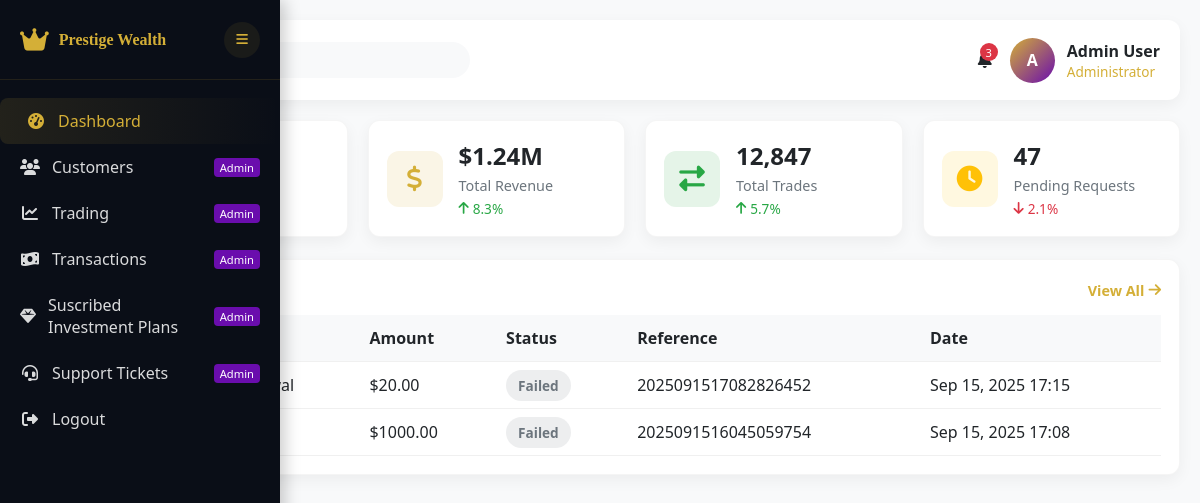
The app's page /transactions/ (signed in) with its own data.
### trade/models/transactions.py (models this page shows, shortened)
class Transaction(BaseModel):
    SYMBOL_CHOICES = [
        ('BTC/USD', 'BTC/USD'),
        ('ETH/USD', 'ETH/USD'),
    ]
    STATUS = [
        ('pending', 'pending'),
        ('credited', 'credited'),
        ('approved', 'approved'),
        ('failed', 'failed'),
    ]
    TYPE = [
        ('withdrawal', 'withdrawal'),
        ('deposit', 'deposit'),
    ]
    customer = models.ForeignKey(Customer, on_delete=models.CASCADE, null=True, blank=True)
    amount = models.DecimalField(max_digits=20, decimal_places=2)
    currency = models.CharField(max_length=100, choices=SYMBOL_CHOICES)
    transaction_type = models.CharField(max_length=100, choices=TYPE, null=True, blank=True)
    wallet_address = models.CharField(max_length=225, null=True, blank=True)
    status = models.CharField(max_length=100, choices=STATUS, default='pending')
    transaction_id = models.CharField(max_length=100, null=True, blank=True)
    response = models.JSONField(null=True, blank=True)
    is_canceled = models.BooleanField(default=False)

### trade/views.py (the view)
# urls.py: path("transactions/", transactions, name="transactions"),
@login_required
def transactions(request):
    txns = Transaction.objects.select_related("customer").all().order_by("-created_at")
    return render(request, "agent/transactions.html", {"transactions": txns})

### templates/agent/transactions.html (shortened to what this page needs)
{% extends 'agent/base.html' %}
{% load static %}
{% block content %}
<div class="main-content" id="mainContent">
  <header class="top-header">
    <div style="display:flex;align-items:center;gap:12px">
      <div class="search-box">
        <input placeholder="Search transactions..." />
      </div>
    </div>
    <div class="user-menu">
      <div class="notification" id="notificationIcon">
        <span id="notifCount" class="notification-badge">3</span>
      </div>
      <div class="user-profile">
        <div class="user-avatar">A</div>
        <div style="display:flex;flex-direction:column;text-align:left">
          <div style="font-weight:700">Admin User</div>
          <div style="color:var(--primary-gold);font-size:.85rem">Administrator</div>
        </div>
      </div>
    </div>
  </header>
  <div class="stats-grid">
    <div class="stat-card">
      <div class="stat-icon users-icon"></div>
      <div class="stat-info">
        <h3>2,458</h3>
        <p>Total Users</p>
        <div class="stat-change change-positive"> 12.5%</div>
      </div>
    </div>
    <div class="stat-card">
      <div class="stat-icon revenue-icon"><i class="fas fa-dollar-sign"></i></div>
      <div class="stat-info">
        <h3>$1.24M</h3>
        <p>Total Revenue</p>
        <div class="stat-change change-positive"><i class="fas fa-arrow-up"></i> 8.3%</div>
      </div>
    </div>
    <div class="stat-card">
      <div class="stat-icon trades-icon"><i class="fas fa-exchange-alt"></i></div>
      <div class="stat-info">
        <h3>12,847</h3>
        <p>Total Trades</p>
        <div class="stat-change change-positive"><i class="fas fa-arrow-up"></i> 5.7%</div>
      </div>
    </div>
    <div class="stat-card">
      <div class="stat-icon pending-icon"><i class="fas fa-clock"></i></div>
      <div class="stat-info">
        <h3>47</h3>
        <p>Pending Requests</p>
        <div class="stat-change change-negative"><i class="fas fa-arrow-down"></i> 2.1%</div>
      </div>
    </div>
  </div>
  <div class="data-container">
    <h3 style="display:flex;justify-content:space-between;align-items:center;">
      <a href="#" class="view-all">View All <i class="fas fa-arrow-right"></i></a>
    </h3>
    <table class="table">
      <thead>
        <tr>
          <th>User</th>
          <th>Type</th>
          <th>Amount</th>
          <th>Status</th>
          <th>Reference</th>
          <th>Date</th>
        </tr>
      </thead>
      <tbody>
        {% for txn in transactions %}
        <tr>
          <td>{{ txn.customer.full_name }}</td>
          <td>{{ txn.get_transaction_type_display }}</td>
          <td>${{ txn.amount }}</td>
          <td>
            {% if txn.status == "completed" %}
              <span class="status-badge status-active">Completed</span>
            {% elif txn.status == "pending" %}
              <span class="status-badge status-warning">Pending</span>
            {% else %}
              <span class="status-badge status-inactive">Failed</span>
            {% endif %}
          </td>
          <td>{{ txn.transaction_id }}</td>
          <td>{{ txn.created_at|date:"M d, Y H:i" }}</td>
        </tr>
        {% empty %}
        <tr>
          <td colspan="8" style="text-align:center;color:#666;padding:20px;">
            No transactions found
          </td>
        </tr>
        {% endfor %}
      </tbody>
    </table>
  </div>
</div>
{% endblock content %}

### templates/agent/base.html (style rules this page uses)
:root { --primary-dark:#0A0E17;--primary-gold:#D4AF37;--primary-blue:#14213D; --accent-purple:#6A0DAD;--light-bg:#F8F9FA;--white:#FFFFFF; --text-dark:#212529;--text-light:#6C757D;--success:#28a745;--danger:#dc3545; --warning:#ffc107;--info:#17a2b8;--sidebar-width:280px;--sidebar-collapsed:70px; --header-height:80px;--card-radius:12px;--transition:all .3s ease; }
* { box-sizing:border-box;margin:0;padding:0 }
body { font-family:'Segoe UI',Tahoma,Helvetica,Arial,sans-serif;background:var(--light-bg);color:var(--text-dark);min-height:100vh;overflow-x:hidden }
.main-content { flex:1;margin-left:var(--sidebar-width);transition:var(--transition);padding:20px;width:calc(100% - var(--sidebar-width)) }
.top-header { background:var(--white);height:var(--header-height);display:flex;align-items:center;justify-content:space-between;padding:0 20px;border-radius:var(--card-radius);box-shadow:0 5px 15px rgba(0,0,0,.05);margin-bottom:20px }
.search-box { display:flex;align-items:center;background:var(--light-bg);padding:10px 16px;border-radius:30px;width:360px }
.search-box input { border:none;background:transparent;outline:none;width:100% }
.user-menu { display:flex;align-items:center;gap:18px }
.notification { position:relative;cursor:pointer }
.notification-badge { position:absolute;top:-6px;right:-6px;background:var(--danger);color:var(--white);width:18px;height:18px;border-radius:50%;display:flex;align-items:center;justify-content:center;font-size:.7rem }
.user-profile { display:flex;align-items:center;gap:12px }
.user-avatar { width:45px;height:45px;border-radius:50%;background:linear-gradient(135deg,var(--primary-gold),var(--accent-purple));display:flex;align-items:center;justify-content:center;color:var(--white);font-weight:700 }
.stats-grid { display:grid;grid-template-columns:repeat(auto-fit,minmax(220px,1fr));gap:20px;margin-bottom:22px }
.stat-card { background:var(--white);padding:18px;border-radius:var(--card-radius);box-shadow:0 5px 15px rgba(0,0,0,.05);display:flex;align-items:center;gap:16px;border:1px solid rgba(0,0,0,.04);transition:var(--transition) }
.stat-icon { width:56px;height:56px;border-radius:12px;display:flex;align-items:center;justify-content:center;font-size:1.6rem }
.users-icon { background:rgba(106,13,173,.12);color:var(--accent-purple) }
.revenue-icon { background:rgba(212,175,55,.12);color:var(--primary-gold) }
.trades-icon { background:rgba(40,167,69,.12);color:var(--success) }
.pending-icon { background:rgba(255,193,7,.12);color:var(--warning) }
.stat-info h3 { font-size:1.5rem;margin-bottom:4px }
.stat-info p { color:var(--text-light);font-size:0.9rem }
.stat-change { display:flex;align-items:center;gap:4px;font-size:0.85rem;margin-top:4px }
.change-positive { color:var(--success) }
.change-negative { color:var(--danger) }
.data-container { background:var(--white);padding:18px;border-radius:var(--card-radius);box-shadow:0 5px 15px rgba(0,0,0,.05);margin-bottom:22px;border:1px solid rgba(0,0,0,.04);overflow:auto }
.data-container h3 { margin-bottom:12px;display:flex;align-items:center;justify-content:space-between }
.view-all { color:var(--primary-gold);font-size:0.9rem;text-decoration:none;display:flex;align-items:center;gap:4px }
.table { width:100%;border-collapse:collapse;min-width:600px }
.table th,.table td { padding:12px;border-bottom:1px solid rgba(0,0,0,.06);text-align:left }
.table th { background:var(--light-bg);font-weight:700;position:sticky;top:0 }
.table tr { cursor:pointer;transition:var(--transition) }
.status-badge { padding:6px 12px;border-radius:20px;font-weight:600;font-size:0.85rem }
.status-inactive { background:rgba(108,117,125,.12);color:var(--text-light) }
@media (max-width:1200px) { .main-content { margin-left:var(--sidebar-collapsed);width:calc(100% - var(--sidebar-collapsed)) } }

### records on screen
Transaction: amount "20.00", status "Failed", transaction_id "2025091517082826452", created_at "Sep 15, 2025 17:15"
Transaction: amount "1000.00", status "Failed", transaction_id "2025091516045059754", created_at "Sep 15, 2025 17:08"
